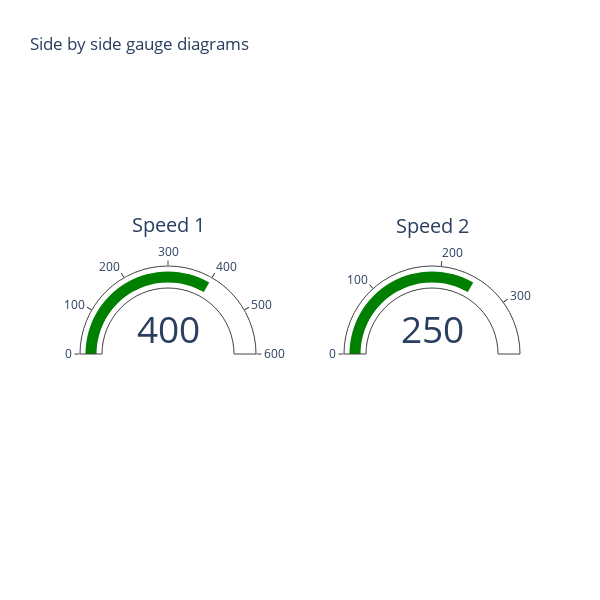

The cell this chart's notebook holds for it:
### Code cell
import plotly.graph_objs as go

# traces with separate domains to form a subplot
trace1 = go.Indicator(mode="gauge+number",    value=400,    domain={'x': [0.0, 0.4], 'y': [0.0, 1]},    title={'text': "Speed 1"})

trace2 = go.Indicator(mode="gauge+number",    value=250,    domain={'x': [0.6, 1.0], 'y': [0., 1.00]},    title={'text': "Speed 2"})

# layout and figure production
layout = go.Layout(height = 600,
                   width = 600,
                   autosize = False,
                   title = 'Side by side gauge diagrams')
fig = go.Figure(data = [trace1, trace2], layout = layout)
fig

### Figure 1 — Plotly figure (JSON) as saved in the notebook; plotly's stock layout.template omitted (floating-point values rounded to 4 significant figures)
{"data": [{"domain": {"x": [0, 0.4], "y": [0, 1]}, "mode": "gauge+number", "title": {"text": "Speed 1"}, "type": "indicator", "value": 400}, {"domain": {"x": [0.6, 1], "y": [0, 1]}, "mode": "gauge+number", "title": {"text": "Speed 2"}, "type": "indicator", "value": 250}], "layout": {"autosize": false, "height": 600, "title": {"text": "Side by side gauge diagrams"}, "width": 600}}
